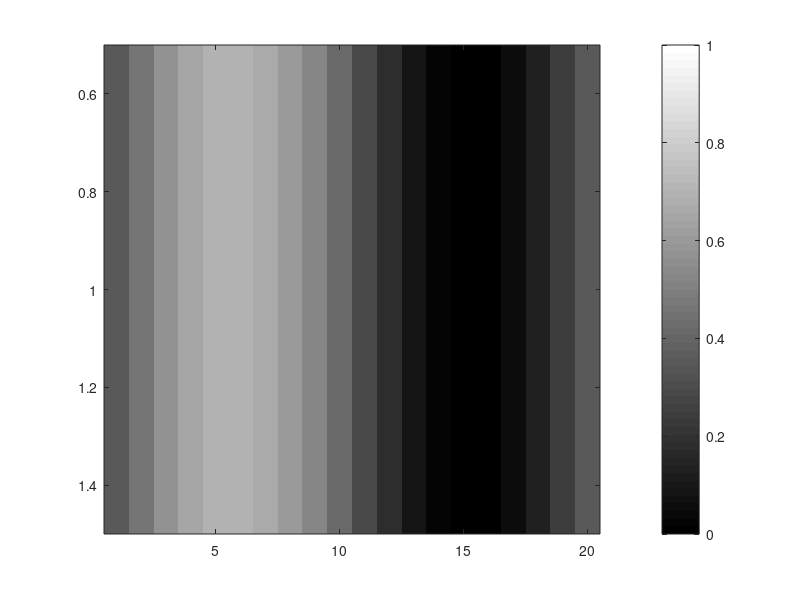
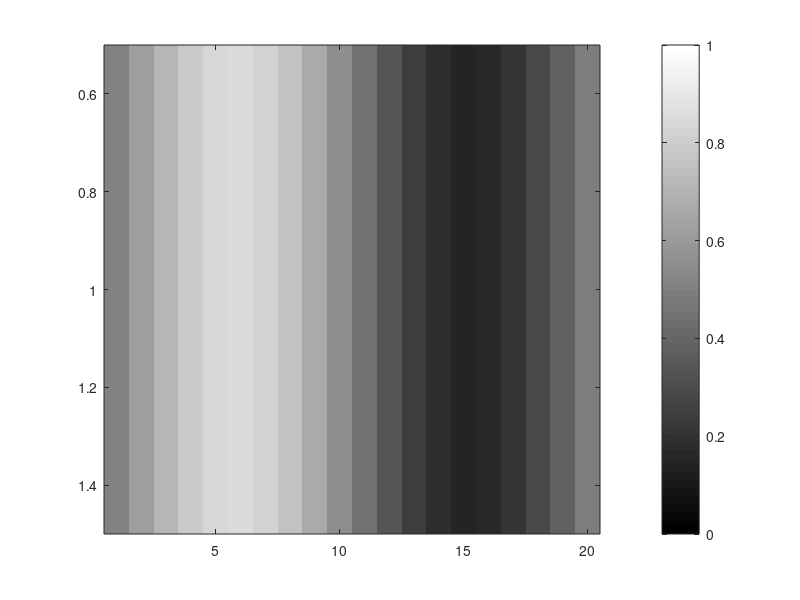

The MATLAB script that drew these images, in order:
x = linspace(0,2*pi,20); 
amp = 0.7;
% Incorrect way
figure(1)
imagesc(amp*(sin(x) + 1) /2); colormap gray; set(gca,'CLim',[0 1]); colorbar

% Correct way
figure(2)
imagesc(((amp*sin(x)) + 1) /2); colormap gray; set(gca,'CLim',[0 1]); colorbar